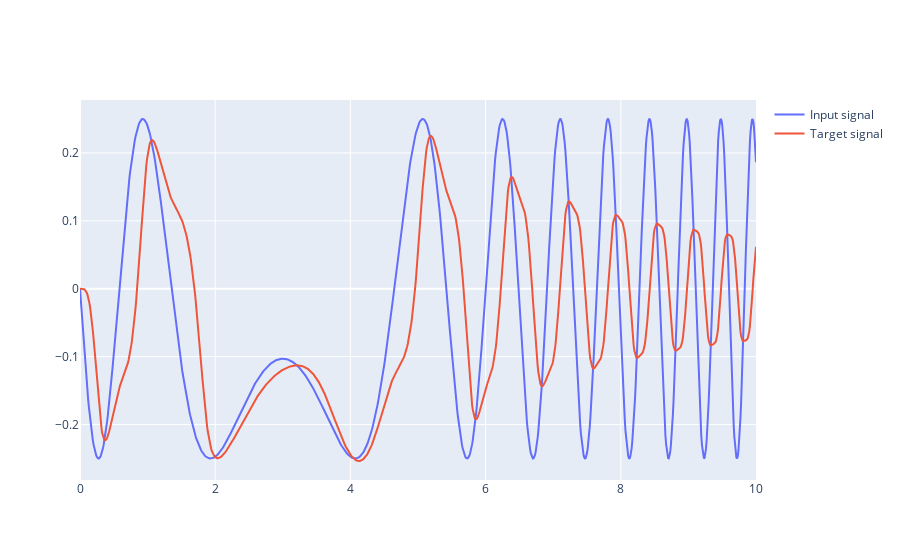

This figure's notebook cell:
### Code cell
fig = go.Figure()
fig.add_trace(go.Scatter(x=k, y=u, name='Input signal'))
fig.add_trace(go.Scatter(x=k, y=y, name='Target signal'))
fig.show()

### Figure 1 — Plotly figure (JSON) as saved in the notebook; plotly's stock layout.template omitted (floating-point values rounded to 4 significant figures; data arrays with more than 128 entries replaced by an {"elided": "..."} marker saying what was removed)
{"data": [{"name": "Input signal", "type": "scatter", "x": {"elided": "1001 float values"}, "y": {"elided": "1001 float values"}}, {"name": "Target signal", "type": "scatter", "x": {"elided": "1001 float values"}, "y": {"elided": "1001 float values"}}], "layout": {}}
